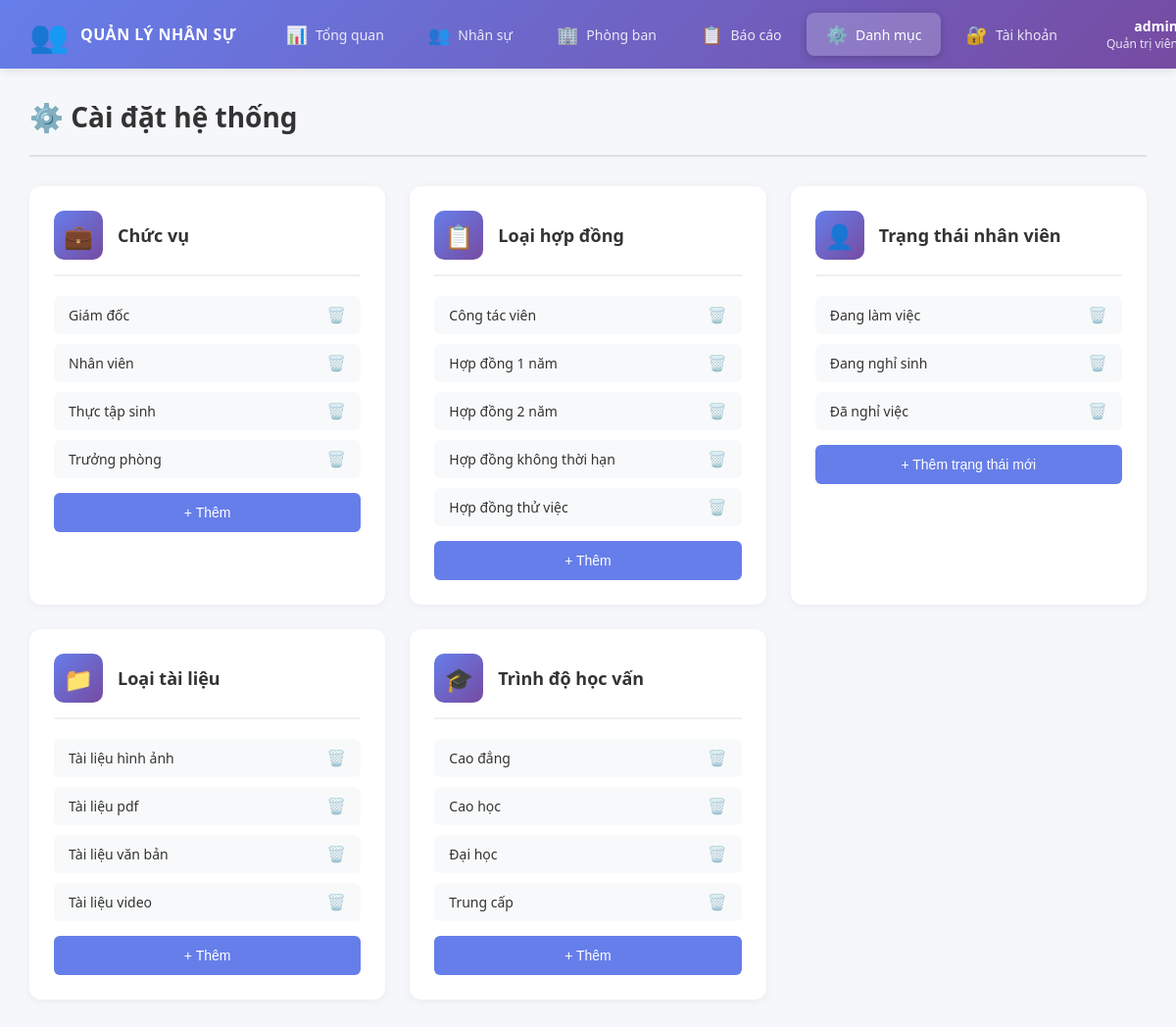
/danh_muc.php (signed in), run on an earlier commit of the app's database.
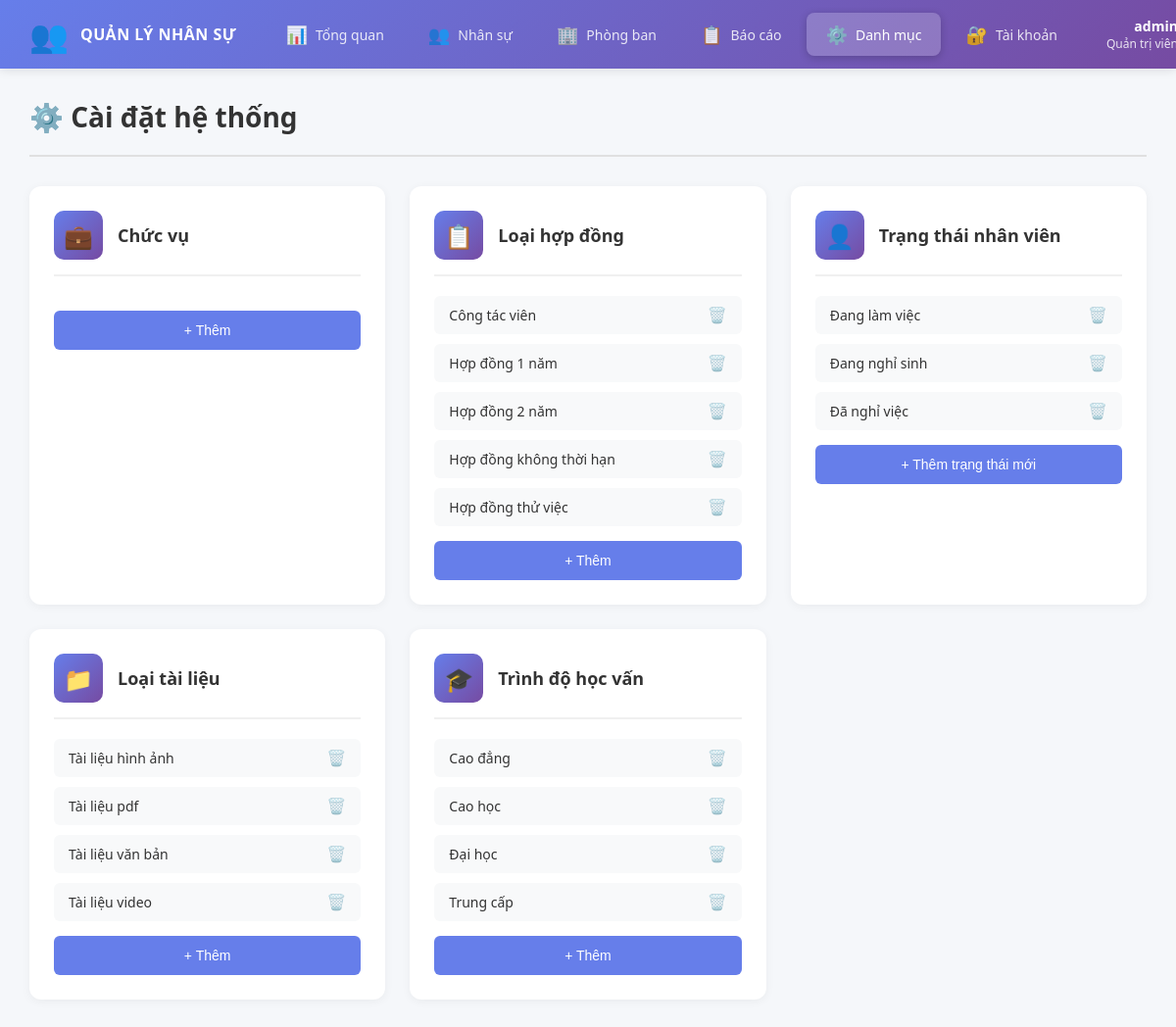
And on a later commit of the database.
### tables this page shows
CREATE TABLE chuc_vu (
    id INT AUTO_INCREMENT PRIMARY KEY,
    ten_chuc_vu VARCHAR(100) NOT NULL,
    created_at TIMESTAMP DEFAULT CURRENT_TIMESTAMP
);

CREATE TABLE loai_hop_dong (
    id INT AUTO_INCREMENT PRIMARY KEY,
    ten_loai VARCHAR(100) NOT NULL,
    created_at TIMESTAMP DEFAULT CURRENT_TIMESTAMP
);

CREATE TABLE trang_thai_nhan_vien (
    id INT AUTO_INCREMENT PRIMARY KEY,
    ten_trang_thai VARCHAR(50) NOT NULL,
    created_at TIMESTAMP DEFAULT CURRENT_TIMESTAMP
);

CREATE TABLE loai_tai_lieu (
    id INT AUTO_INCREMENT PRIMARY KEY,
    ten_loai VARCHAR(100) NOT NULL,
    created_at TIMESTAMP DEFAULT CURRENT_TIMESTAMP
);

CREATE TABLE trinh_do_hoc_van (
    id INT AUTO_INCREMENT PRIMARY KEY,
    ten_trinh_do VARCHAR(100) NOT NULL,
    created_at TIMESTAMP DEFAULT CURRENT_TIMESTAMP
);

### src/danh_muc.php (the view, shortened to what this page needs)
<?php
require_once 'config.php';
try {
    $chuc_vu_list = $pdo->query("SELECT * FROM chuc_vu ORDER BY ten_chuc_vu")->fetchAll();
    $loai_hop_dong_list = $pdo->query("SELECT * FROM loai_hop_dong ORDER BY ten_loai")->fetchAll();
    $trinh_do_list = $pdo->query("SELECT * FROM trinh_do_hoc_van ORDER BY ten_trinh_do")->fetchAll();
    $trang_thai_list = $pdo->query("SELECT * FROM trang_thai_nhan_vien ORDER BY id")->fetchAll();
    $loai_tai_lieu_list = $pdo->query("SELECT * FROM loai_tai_lieu ORDER BY ten_loai")->fetchAll();
} catch (PDOException $e) {
    die("Lỗi: " . $e->getMessage());
}
?>
<!DOCTYPE html>
<html lang="vi">
<head>
    <link rel="stylesheet" href="../assets/style.css">
</head>
<body>
    <?php include 'sidebar.php'; ?>
    <div class="main-content">
        <div class="header">
            <h1>⚙️ Cài đặt hệ thống</h1>
        </div>
        <div class="settings-grid">
            <div class="setting-card">
                <div class="setting-header">
                    <div class="setting-icon">💼</div>
                    <h3>Chức vụ</h3>
                </div>
                <div class="setting-list">
                    <?php foreach ($chuc_vu_list as $cv): ?>
                    <div class="setting-item">
                        <span><?php echo $cv['ten_chuc_vu']; ?></span>
                        <button onclick="deleteItem('chuc_vu', <?php echo $cv['id']; ?>)"
                            class="btn-delete-small">🗑️</button>
                    </div>
                    <?php endforeach; ?>
                </div>
                <button onclick="showAddModal('chuc_vu', 'Chức vụ')" class="btn-add-item">+ Thêm</button>
            </div>
            <div class="setting-card">
                <div class="setting-header">
                    <div class="setting-icon">📋</div>
                    <h3>Loại hợp đồng</h3>
                </div>
                <div class="setting-list">
                    <?php foreach ($loai_hop_dong_list as $hd): ?>
                    <div class="setting-item">
                        <span><?php echo $hd['ten_loai']; ?></span>
                        <button onclick="deleteItem('loai_hop_dong', <?php echo $hd['id']; ?>)"
                            class="btn-delete-small">🗑️</button>
                    </div>
                    <?php endforeach; ?>
                </div>
                <button onclick="showAddModal('loai_hop_dong', 'Loại hợp đồng')" class="btn-add-item">+ Thêm</button>
            </div>
            <div class="setting-card">
                <div class="setting-header">
                    <div class="setting-icon">👤</div>
                    <h3>Trạng thái nhân viên</h3>
                </div>
                <div class="setting-list">
                    <?php foreach ($trang_thai_list as $tt): ?>
                    <div class="setting-item">
                        <span><?php echo $tt['ten_trang_thai']; ?></span>
                        <button onclick="deleteItem('trang_thai_nhan_vien', <?php echo $tt['id']; ?>)"
                            class="btn-delete-small">🗑️</button>
                    </div>
                    <?php endforeach; ?>
                </div>
                <button onclick="showAddModal('trang_thai_nhan_vien', 'Trạng thái')" class="btn-add-item">+ Thêm trạng
                    thái mới</button>
            </div>
            <div class="setting-card">
                <div class="setting-header">
                    <div class="setting-icon">📁</div>
                    <h3>Loại tài liệu</h3>
                </div>
                <div class="setting-list">
                    <?php foreach ($loai_tai_lieu_list as $tl): ?>
                    <div class="setting-item">
                        <span><?php echo $tl['ten_loai']; ?></span>
                        <button onclick="deleteItem('loai_tai_lieu', <?php echo $tl['id']; ?>)"
                            class="btn-delete-small">🗑️</button>
                    </div>
                    <?php endforeach; ?>
                </div>
                <button onclick="showAddModal('loai_tai_lieu', 'Loại tài liệu')" class="btn-add-item">+ Thêm</button>
            </div>
            <div class="setting-card">
                <div class="setting-header">
                    <div class="setting-icon">🎓</div>
                    <h3>Trình độ học vấn</h3>
                </div>
                <div class="setting-list">
                    <?php foreach ($trinh_do_list as $td): ?>
                    <div class="setting-item">
                        <span><?php echo $td['ten_trinh_do']; ?></span>
                        <button onclick="deleteItem('trinh_do_hoc_van', <?php echo $td['id']; ?>)"
                            class="btn-delete-small">🗑️</button>
                    </div>
                    <?php endforeach; ?>
                </div>
                <button onclick="showAddModal('trinh_do_hoc_van', 'Trình độ')" class="btn-add-item">+ Thêm</button>
            </div>
        </div>
    </div>
</body>
</html>

### src/sidebar.php (shortened to what this page needs)
<?php
    $base = "/quanlynhansu_web/src/";
    $current = $_SERVER['PHP_SELF'];
?>
<div class="top-navbar">
    <div class="navbar-container">
        <div class="navbar-brand">
            <div class="logo-icon">👥</div>
            <h2>QUẢN LÝ NHÂN SỰ</h2>
        </div>
        <nav class="navbar-menu">
            <a href="<?php echo $base; ?>index.php"
                class="nav-item <?php echo (basename($current) == 'index.php') ? 'active' : ''; ?>">
                <span class="nav-icon">📊</span>
                <span>Tổng quan</span>
            </a>
            <a href="<?php echo $base; ?>nhan_su/nhan_su.php"
                class="nav-item <?php echo (strpos($current, 'nhan_su') !== false) ? 'active' : ''; ?>">
                <span class="nav-icon">👥</span>
                <span>Nhân sự</span>
            </a>
            <a href="<?php echo $base; ?>phong_ban.php"
                class="nav-item <?php echo (strpos($current, 'phong_ban') !== false) ? 'active' : ''; ?>">
                <span class="nav-icon">🏢</span>
                <span>Phòng ban</span>
            </a>
            <a href="<?php echo $base; ?>bao_cao.php"
                class="nav-item <?php echo (basename($current) == 'bao_cao.php') ? 'active' : ''; ?>">
                <span class="nav-icon">📋</span>
                <span>Báo cáo</span>
            </a>
            <a href="<?php echo $base; ?>danh_muc.php"
                class="nav-item <?php echo (basename($current) == 'danh_muc.php') ? 'active' : ''; ?>">
                <span class="nav-icon">⚙️</span>
                <span>Danh mục</span>
            </a>
            <?php if (isset($_SESSION['role']) && $_SESSION['role'] == 'admin'): ?>
            <a href="<?php echo $base; ?>quan_ly_tai_khoan.php"
                class="nav-item <?php echo (basename($current) == 'quan_ly_tai_khoan.php') ? 'active' : ''; ?>">
                <span class="nav-icon">🔐</span>
                <span>Tài khoản</span>
            </a>
            <?php endif; ?>
        </nav>
        <div class="navbar-user">
            <div class="user-info">
                <div class="user-name"><?php echo $_SESSION['username']; ?></div>
                <div class="user-role"><?php echo $_SESSION['role'] == 'admin' ? 'Quản trị viên' : 'Nhân viên'; ?></div>
            </div>
        </div>
    </div>
</div>

### assets/style.css (style rules this page uses)
* { margin: 0; padding: 0; box-sizing: border-box; }
body { font-family: 'Segoe UI', Tahoma, Geneva, Verdana, sans-serif; background: #f5f7fa; color: #333; overflow-x: hidden; }
.main-content { margin-left: 0; margin-top: 70px; padding: 30px; min-height: calc(100vh - 70px); }
.header { display: flex; justify-content: space-between; align-items: center; margin-bottom: 30px; padding-bottom: 20px; border-bottom: 2px solid #e0e0e0; }
.header h1 { font-size: 28px; color: #333; }

### src/sidebar.php (style rules this page uses)
.top-navbar { position: fixed; top: 0; left: 0; right: 0; height: 70px; background: linear-gradient(135deg, #667eea 0%, #764ba2 100%); box-shadow: 0 2px 10px rgba(0, 0, 0, 0.1); z-index: 1000; }
.navbar-container { display: flex; align-items: center; gap: 30px; height: 100%; padding: 0 30px; max-width: 100%; }
.navbar-brand { display: flex; align-items: center; gap: 12px; color: white; flex-shrink: 0; }
.navbar-brand .logo-icon { font-size: 32px; }
.navbar-brand h2 { font-size: 16px; font-weight: 600; letter-spacing: 0.5px; }
.navbar-menu { display: flex; gap: 5px; flex: 1; }
.navbar-menu .nav-item { display: flex; align-items: center; gap: 8px; padding: 10px 20px; color: rgba(255, 255, 255, 0.85); text-decoration: none; border-radius: 8px; transition: all 0.3s; font-size: 14px; font-weight: 500; white-space: nowrap; }
.navbar-menu .nav-item.active { background: rgba(255, 255, 255, 0.2); color: white; box-shadow: 0 2px 8px rgba(0, 0, 0, 0.2); }
.navbar-menu .nav-icon { font-size: 18px; }
.navbar-user { display: flex; align-items: center; gap: 15px; color: white; flex-shrink: 0; }
.navbar-user .user-info { display: flex; flex-direction: column; text-align: right; }
.navbar-user .user-name { font-weight: 600; font-size: 14px; }
.navbar-user .user-role { font-size: 12px; opacity: 0.85; }
.main-content { margin-left: 0 !important; margin-top: 70px; padding: 30px; min-height: calc(100vh - 70px); }

### src/danh_muc.php (style rules this page uses)
.settings-grid { display: grid; grid-template-columns: repeat(auto-fill, minmax(350px, 1fr)); gap: 25px; }
.setting-card { background: white; border-radius: 12px; padding: 25px; box-shadow: 0 2px 10px rgba(0, 0, 0, 0.05); }
.setting-header { display: flex; align-items: center; gap: 15px; margin-bottom: 20px; padding-bottom: 15px; border-bottom: 2px solid #f0f0f0; }
.setting-icon { width: 50px; height: 50px; background: linear-gradient(135deg, #667eea 0%, #764ba2 100%); border-radius: 10px; display: flex; align-items: center; justify-content: center; font-size: 24px; }
.setting-header h3 { font-size: 18px; color: #333; }
.setting-list { display: flex; flex-direction: column; gap: 10px; margin-bottom: 15px; max-height: 300px; overflow-y: auto; }
.setting-item { display: flex; justify-content: space-between; align-items: center; padding: 10px 15px; background: #f8f9fa; border-radius: 6px; font-size: 14px; }
.btn-delete-small { background: none; border: none; cursor: pointer; font-size: 16px; opacity: 0.6; transition: all 0.3s; }
.btn-add-item { width: 100%; padding: 12px; background: #667eea; color: white; border: none; border-radius: 6px; cursor: pointer; font-size: 14px; font-weight: 500; transition: all 0.3s; }

What changed in the data, as far as the page shows it:
removed chuc_vu: ten_chuc_vu "Giám đốc"
removed chuc_vu: ten_chuc_vu "Nhân viên"
removed chuc_vu: ten_chuc_vu "Thực tập sinh"
removed chuc_vu: ten_chuc_vu "Trưởng phòng"
